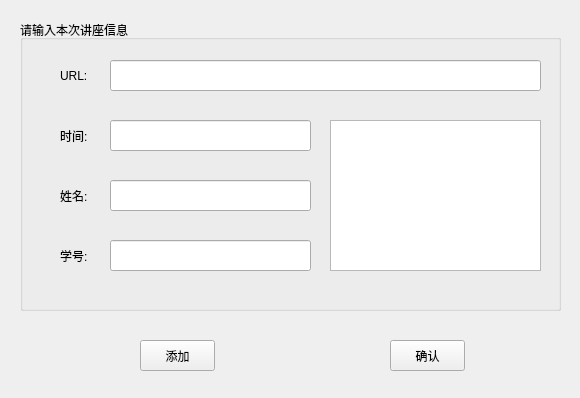
<?xml version="1.0" encoding="UTF-8"?>
<ui version="4.0">
 <class>Form</class>
 <widget class="QWidget" name="Form">
  <property name="geometry">
   <rect>
    <x>0</x>
    <y>0</y>
    <width>580</width>
    <height>398</height>
   </rect>
  </property>
  <property name="windowTitle">
   <string>Form</string>
  </property>
  <widget class="QGroupBox" name="groupBox">
   <property name="geometry">
    <rect>
     <x>20</x>
     <y>20</y>
     <width>541</width>
     <height>291</height>
    </rect>
   </property>
   <property name="styleSheet">
    <string notr="true">font: 12pt &quot;Calibri&quot;;</string>
   </property>
   <property name="title">
    <string>请输入本次讲座信息</string>
   </property>
   <widget class="QLabel" name="url_label">
    <property name="geometry">
     <rect>
      <x>40</x>
      <y>40</y>
      <width>51</width>
      <height>31</height>
     </rect>
    </property>
    <property name="text">
     <string>URL:</string>
    </property>
   </widget>
   <widget class="QLineEdit" name="url_text">
    <property name="geometry">
     <rect>
      <x>90</x>
      <y>40</y>
      <width>431</width>
      <height>31</height>
     </rect>
    </property>
    <property name="text">
     <string/>
    </property>
   </widget>
   <widget class="QLabel" name="name_label">
    <property name="geometry">
     <rect>
      <x>40</x>
      <y>160</y>
      <width>51</width>
      <height>31</height>
     </rect>
    </property>
    <property name="text">
     <string>姓名:</string>
    </property>
   </widget>
   <widget class="QLabel" name="time_label">
    <property name="geometry">
     <rect>
      <x>40</x>
      <y>100</y>
      <width>51</width>
      <height>31</height>
     </rect>
    </property>
    <property name="text">
     <string>时间:</string>
    </property>
   </widget>
   <widget class="QLabel" name="id_label">
    <property name="geometry">
     <rect>
      <x>40</x>
      <y>220</y>
      <width>51</width>
      <height>31</height>
     </rect>
    </property>
    <property name="text">
     <string>学号:</string>
    </property>
   </widget>
   <widget class="QLineEdit" name="time_text">
    <property name="geometry">
     <rect>
      <x>90</x>
      <y>100</y>
      <width>201</width>
      <height>31</height>
     </rect>
    </property>
   </widget>
   <widget class="QLineEdit" name="name_text">
    <property name="geometry">
     <rect>
      <x>90</x>
      <y>160</y>
      <width>201</width>
      <height>31</height>
     </rect>
    </property>
   </widget>
   <widget class="QLineEdit" name="id_text">
    <property name="geometry">
     <rect>
      <x>90</x>
      <y>220</y>
      <width>201</width>
      <height>31</height>
     </rect>
    </property>
   </widget>
   <widget class="QTextEdit" name="result_text">
    <property name="geometry">
     <rect>
      <x>310</x>
      <y>100</y>
      <width>211</width>
      <height>151</height>
     </rect>
    </property>
   </widget>
  </widget>
  <widget class="QPushButton" name="AddButton">
   <property name="geometry">
    <rect>
     <x>140</x>
     <y>340</y>
     <width>75</width>
     <height>31</height>
    </rect>
   </property>
   <property name="styleSheet">
    <string notr="true">font: 12pt &quot;Calibri&quot;;</string>
   </property>
   <property name="text">
    <string>添加</string>
   </property>
  </widget>
  <widget class="QPushButton" name="confirmButton">
   <property name="geometry">
    <rect>
     <x>390</x>
     <y>340</y>
     <width>75</width>
     <height>31</height>
    </rect>
   </property>
   <property name="styleSheet">
    <string notr="true">font: 12pt &quot;Calibri&quot;;</string>
   </property>
   <property name="text">
    <string>确认</string>
   </property>
  </widget>
 </widget>
 <resources/>
 <connections/>
</ui>
